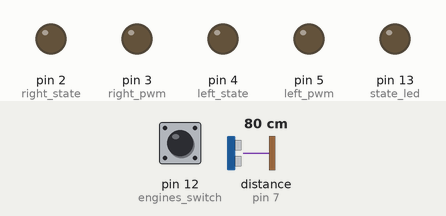
Recording of a sketch running on a simulated Arduino Uno, built with avr-gcc and run on an emulated ATmega328P. Parts: output pins drawn as LEDs (lit = HIGH). Wiring (inferred from the names in the program): ultrasonic range finder: trigger pin 8; echo pin 7. The test bench sets the inputs (shaded band); at power-on: pin 12 (engines_switch) HIGH, distance to the obstacle (sensor on pin 7) 80 cm. The echo pulse lasts 58.3 µs per cm; random numbers use the default seed unless the sketch sets one; pins used as bus, display or sensor lines are not drawn.

Above: at 1.2 s.
1.3 s: pin 12 (engines_switch) pulled LOW for 0.15 s
At 3.1 s:
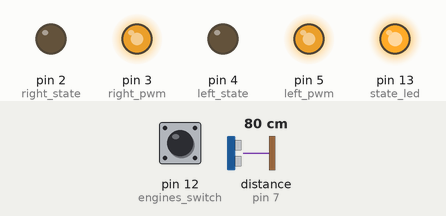
4.4 s: distance to the obstacle (sensor on pin 7) set to 28 cm
7.4 s: distance to the obstacle (sensor on pin 7) set to 23 cm
At 9.0 s:
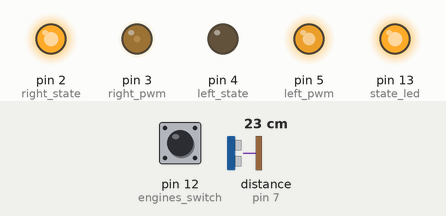
10.4 s: pin 12 (engines_switch) pulled LOW for 1 s
At 11.9 s:
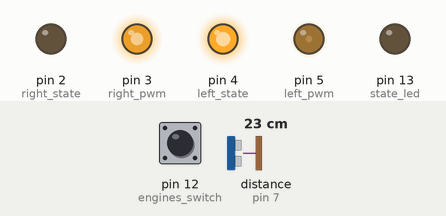
12.9 s: pin 12 (engines_switch) pulled LOW for 3.2 s
At 16.6 s:
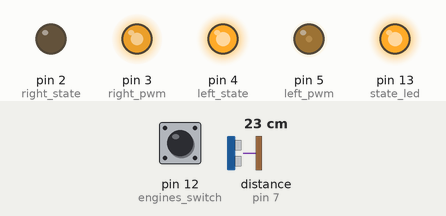
19.1 s: pin 12 (engines_switch) pulled LOW for 1 s
At 20.6 s:
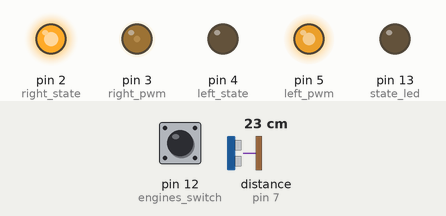
Timing chart, 0 to 22.1 s (numbered marks = the images above; inputs shaded):
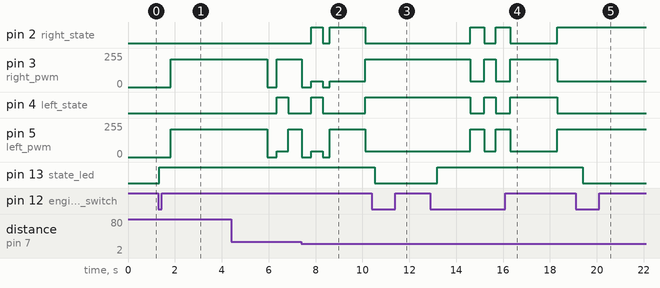

Measured:
- the behaviour switches between 26 and 25 cm on distance to the obstacle (sensor on pin 7) (found by bisection; images 1 and 2)
- after the input at 1.3 s, pin 3 (right_pwm), pin 5 (left_pwm): 0/255 → 210/255 after 0.53 s; pin 13 (state_led): LOW → HIGH at once
- after the input at 7.4 s, pin 2 (right_state): LOW → HIGH after 0.42 s, → LOW 0.50 s later, → HIGH 0.30 s later, → LOW 1.5 s later; pin 3 (right_pwm): 210/255 → 0/255 at once, → 45/255 0.40 s later, → 0/255 0.50 s later, → 45/255 0.30 s later, … (5 changes in this stretch)
- after the input at 10.4 s, pin 13 (state_led): HIGH → LOW after 0.13 s
- after the input at 12.9 s, pin 2 (right_state): goes HIGH 0.60 s, LOW 0.50 s, HIGH 0.60 s, LOW 2.0 s, then HIGH, starting after 1.7 s; pin 3 (right_pwm): goes 45/255 0.60 s, 210/255 0.50 s, 45/255 0.60 s, 210/255 2.0 s, then 45/255, starting after 1.7 s
- after the input at 19.1 s, pin 13 (state_led): HIGH → LOW after 0.31 s

The sketch:

roboCar.ino
```cpp
int left_pwm = 5;
int left_state = 4;
int right_pwm = 3;
int right_state = 2;

int action_delay = 2000;

int currentSpeed = 210;

int rangeTrig = 8;
int rangeEcho = 7;

int stopRange = 25;

char currentAction = ' ';
char currentRoutine = ' ';

int enginesState = 0;

int state_led = 13;
int engines_switch = 12;

int prevButtonState = HIGH;
int currentButtonState = HIGH;

//Current distance moved forward
int movedForward = 0;

void setup() {

  // Engines
  pinMode(left_pwm, OUTPUT);
  pinMode(left_state, OUTPUT);
  pinMode(right_pwm, OUTPUT);
  pinMode(right_state, OUTPUT);

  // Engines switch
  pinMode(engines_switch, INPUT_PULLUP);

  pinMode(state_led, OUTPUT);
  digitalWrite(state_led,LOW);

  //Range meter
  pinMode(rangeTrig, OUTPUT);
  pinMode(rangeEcho, INPUT);

}

long getRange() {

  long duration, distance;
  digitalWrite(rangeTrig, LOW);
  delayMicroseconds(2);
  digitalWrite(rangeTrig, HIGH);
  delayMicroseconds(10);
  digitalWrite(rangeTrig, LOW);
  duration = pulseIn(rangeEcho, HIGH);
  distance = (duration/2) / 29.1;

  return distance;
}


void forward() {

  currentAction = 'f';

  if (enginesState == 1) {

    analogWrite(left_pwm,currentSpeed);
    digitalWrite(left_state,0);
    analogWrite(right_pwm,currentSpeed);
    digitalWrite(right_state,0);

  }else {
    engine_stop();
  }

}

void back() {

  currentAction = 'b';

  if (enginesState == 1) {

    analogWrite(left_pwm,255-currentSpeed);
    digitalWrite(left_state,1);
    analogWrite(right_pwm,255-currentSpeed);
    digitalWrite(right_state,1);

  }else {
    engine_stop();
  }
}

void engine_stop() {

  currentAction = ' ';

  analogWrite(left_pwm,0);
  digitalWrite(left_state,0);
  analogWrite(right_pwm,0);
  digitalWrite(right_state,0);
}

void turn_left() {

  currentAction = 'l';

  if (enginesState == 1) {

    analogWrite(right_pwm,currentSpeed);
    digitalWrite(right_state,0);
    analogWrite(left_pwm,255-currentSpeed);
    digitalWrite(left_state,1);

  }
}

void turn_right() {

  currentAction = 'r';

  if (enginesState == 1) {

    analogWrite(right_pwm,255-currentSpeed);
    digitalWrite(right_state,1);
    analogWrite(left_pwm,currentSpeed);
    digitalWrite(left_state,0);

  }

}

long currentRange;
int actionDelay = 50;

void loop() {

  currentRange = getRange();

  currentButtonState = digitalRead(engines_switch);

  if (prevButtonState != currentButtonState && currentButtonState == LOW) {

    if (enginesState == 1) {
      enginesState = 0;
      digitalWrite(state_led,LOW);
    }else {
      enginesState = 1;
      digitalWrite(state_led,HIGH);
      //add depay before turning on the engines
      delay(450);
    }

    // 50ms delay to prevent unwanted state changes
    delay(50);
  }

  prevButtonState = currentButtonState;

  //Movement routines
  if (currentRange > stopRange) {
    forward();
    currentRoutine = 'd';
    actionDelay = 50;
    movedForward += actionDelay;

    //Change direction
    if (movedForward > 5000) {

      movedForward = 0;

      engine_stop();
      delay(400);

      if (random(0,2) == 1) {
        turn_left();
      }else {
        turn_right();
      }
      actionDelay = random(4,7) * 100;

    }

  }else {

    movedForward = 0;

    if (currentRoutine != 'e') {
      engine_stop();
      delay(400);
      back();
      delay(random(3,6) * 100);
      engine_stop();
      delay(300);
    }

    currentRoutine = 'e';

    if (random(0,2) == 1) {
      turn_left();
    }else {
      turn_right();
    }
    actionDelay = random(4,7) * 100;
  }

  delay(actionDelay);

}
```
